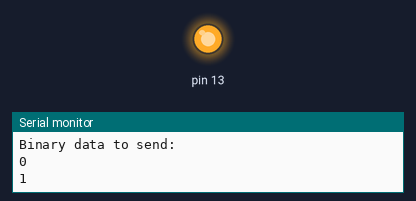
A sketch run on a simulated Arduino Uno, built with avr-gcc and run on an emulated ATmega328P. Shown: output pins drawn as LEDs (lit = HIGH), the last lines printed to the serial monitor.

Above: at 0.2 s.
At 0.9 s:
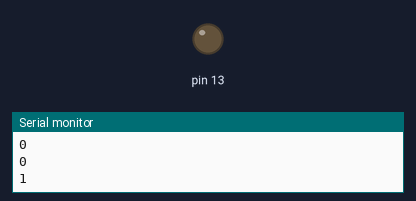
Timing chart, 0 to 2.4 s (numbered marks = the images above):
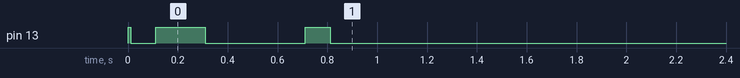

The sketch:

v1.ino
```cpp
String testString = "01100001";
String charToSend = "";

void setup() {
  Serial.begin(9600);
  Serial.println("Binary data to send: ");
  pinMode(13,OUTPUT);


  digitalWrite(13,1); // Start bit
  delay(10);
  digitalWrite(13,0);

  for (int inc = 0; inc < 8; inc ++) {
    charToSend = testString.charAt(inc);
    digitalWrite(13, charToSend.toInt());
    Serial.println(charToSend.toInt());
    delay(100);
  }
  digitalWrite(13,0);
}

void loop() {
}
```
